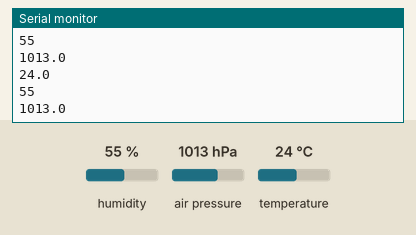
This sketch was run on a simulated ESP8266 (NodeMCU). On the bench: the last lines printed to the serial monitor. Inputs (shaded band) come from the test bench; at power-on: humidity 55 %, air pressure 1013 hPa, temperature 24 °C. WiFi joins after 1.5 s; servers stay silent unless stated; no MQTT or app messages arrive unless stated.

Above: at 2.7 s.
2.8 s: humidity set to 22 %
4.3 s: air pressure set to 952 hPa
At 5.6 s:
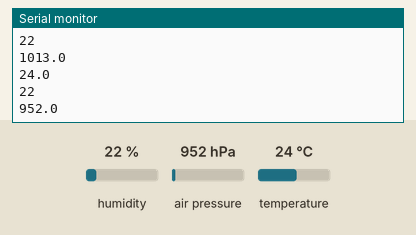
5.8 s: temperature set to 12 °C
At 7.2 s:
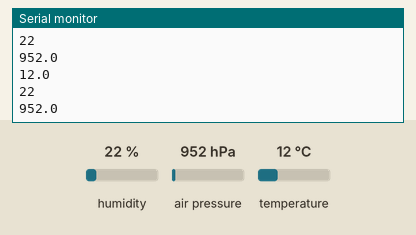
7.3 s: air pressure set to 975 hPa
At 8.6 s:
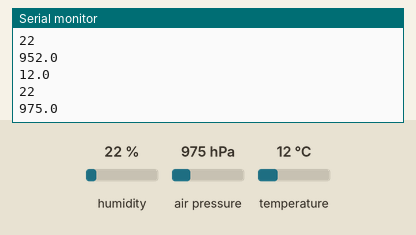
8.8 s: humidity set to 40 %
At 10.4 s:
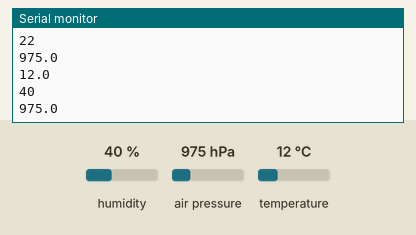
Timing chart, 0 to 11.3 s (numbered marks = the images above; inputs shaded):
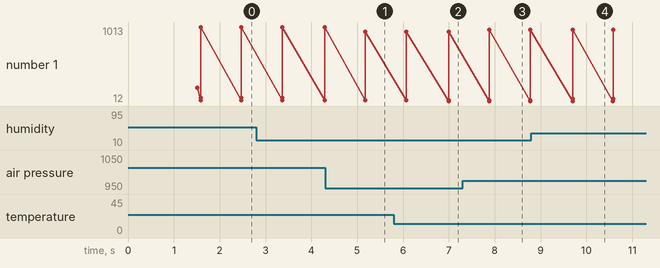

Measured:
- after the input at 4.3 s, the serial monitor: prints a new line after 0.87 s (image 1)
- after the input at 5.8 s, the serial monitor: prints a new line after 1.2 s (image 2)
- after the input at 7.3 s, the serial monitor: prints a new line after 0.58 s (image 3)
- after the input at 8.8 s, the serial monitor: prints a new line after 0.90 s (image 4)
- plotted number 1: 1013 → 952 after the input at 4.3 s, 952 → 975 after the input at 7.3 s

The sketch:

ESP8266_estacionmeteorologica.ino
```cpp
#include <ESP8266WiFi.h>
#include <PubSubClient.h>
#include <DHT.h>
#include <Adafruit_Sensor.h>
#include <Adafruit_BMP280.h>
#define BMP280_ADDRESS  (0x76)

// Definimos el pin digital donde se conecta el sensor
#define DHTPIN 4 // GPIO 4 == D2
// Dependiendo del tipo de sensor
#define DHTTYPE DHT11

Adafruit_BMP280 bmp; // I2C

// Inicializamos el sensor DHT11
DHT dht(DHTPIN, DHTTYPE);

// Update these with values suitable for your network.
const char* mqtt_server = "";
const char* ssid = "";
const char* password = "";

WiFiClient espClient;
PubSubClient client(espClient);
long lastMsg = 0;
char msg[50];
int value = 0;

void setup() {
  dht.begin(); // Inicia el sensor de temperatura y humedad
  bmp.begin(); // Inicia el sensor de presion
  Serial.begin(115200);
  setup_wifi();
  client.setServer(mqtt_server, 1883);
  client.setCallback(callback);
}

void setup_wifi() {

  delay(10);
  // We start by connecting to a WiFi network
  Serial.println();
  Serial.print("Connecting to ");
  Serial.println(ssid);

  WiFi.begin(ssid, password);

  while (WiFi.status() != WL_CONNECTED) {
    delay(500);
    Serial.print(".");
  }

  Serial.println("");
  Serial.println("WiFi connected");
  Serial.println("IP address: ");
  Serial.println(WiFi.localIP());
}

void callback(char* topic, byte* payload, unsigned int length) {
  Serial.print("Message arrived [");
  Serial.print(topic);
  Serial.print("] ");
  for (int i = 0; i < length; i++) {
    Serial.print((char)payload[i]);
  }
  Serial.println();
}

void reconnect() {
  // Loop until we're reconnected
  while (!client.connected()) {
    Serial.print("Attempting MQTT connection...");
    // Attempt to connect
    if (client.connect("ESP8266Client")) {
      Serial.println("connected");
      client.publish("temperatura", "Conectado ESP8266");
      client.publish("humedad", "Conectado ESP8266");
    } else {
      Serial.print("failed, rc=");
      Serial.print(client.state());
      Serial.println(" try again in 5 seconds");
      // Wait 5 seconds before retrying
      delay(5000);
    }
  }
}

void loop() {

  if (!client.connected()) {
    reconnect();
  }
  client.loop();

  long now = millis();
  // Mensajes cada x segundos
  if (now - lastMsg > 900) {
    // Leemos la temperatura en grados centígrados (por defecto)
    float t = dht.readTemperature();
    // Leemos la humedad relativa
    float h = dht.readHumidity();
	float p = bmp.readPressure()/100;
    snprintf (msg, 75, "%.1f", t);
    Serial.println(msg);
    client.publish("temperatura", msg);
    snprintf (msg, 75, "%d", (int)h);
    Serial.println(msg);
    client.publish("humedad", msg);
	snprintf (msg, 75, "%.1f", p);
    Serial.println(msg);
    client.publish("presion", msg);
    lastMsg = now;
  }
}
```
